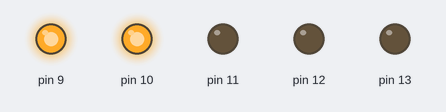
Simulated run of this sketch. Board: Arduino Uno, built with avr-gcc and run on an emulated ATmega328P. On the bench: output pins drawn as LEDs (lit = HIGH). Pins used as bus, display or sensor lines are not drawn.

Above: at 0.1 s.
At 4.1 s:
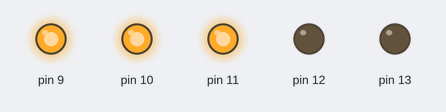
At 8.2 s:
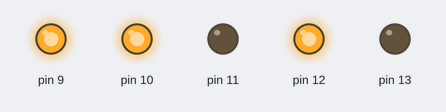
At 16.2 s:
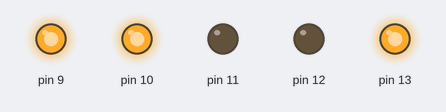
At 26.3 s:
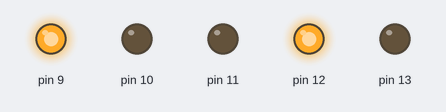
At 38.5 s:
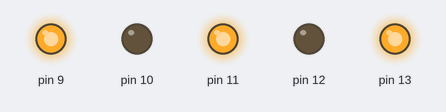
Timing chart, 0 to 40.0 s (numbered marks = the images above):
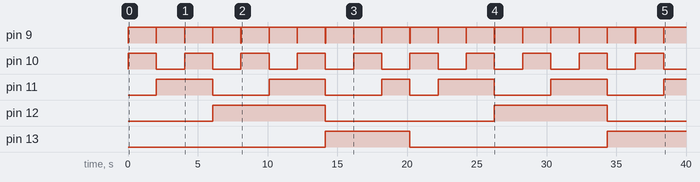

The sketch:

BCD_4511_Demo.ino
```cpp
#include <Arduino.h>

#define Latch 8

void setup()
{
  for(int i = 10; i < 14; i++) {
    pinMode(i, OUTPUT);
    digitalWrite(i, HIGH);
  }
  pinMode(Latch, OUTPUT); // Latch control, /Storage
  digitalWrite(Latch, HIGH); // disable
  pinMode(Latch+1, OUTPUT); // Latch control, /Storage
  digitalWrite(Latch+1, HIGH); // disable
}

void dispNum(unsigned char ch, unsigned char dig)
{
  ch = ch & 0x0F;

  for(int i = 0; i < 4; i++) {
    digitalWrite(i+10, ch&(1<<i) ? HIGH : LOW);
  }
  if( dig==0 ) {
      digitalWrite(Latch, LOW);
      delay(10);
      digitalWrite(Latch, HIGH);
   } else {
      digitalWrite(Latch+1, LOW);
      delay(10);
      digitalWrite(Latch+1, HIGH);
   }
}

unsigned char num = 0;

void loop()
{
  // unsigned char tens = num / 10; // 10의 자리
  // unsigned char ones = num % 10; // 1의 자리

  dispNum(num, 0); // 0의 자리 출력
  dispNum(num+1, 1); // 1의 자리 출력

  num++;
  if (num > 9)
      num = 0;

  delay(2000);
}
```

Measured:
- by itself, pin 9: alternates HIGH for 2.0 s and LOW for 0.01 s
- by itself, pin 10: alternates HIGH for 2.0 s and LOW for 2.0 s
- by itself, pin 11: LOW → HIGH at 2.0 s, → LOW 4.0 s later, → HIGH 4.0 s later, → LOW 4.0 s later, … (11 changes in this stretch)
- by itself, pin 12: alternates HIGH for 8.1 s and LOW for 12.1 s
- by itself, pin 13: LOW → HIGH at 14.2 s, → LOW 6.1 s later, → HIGH 14.2 s later
